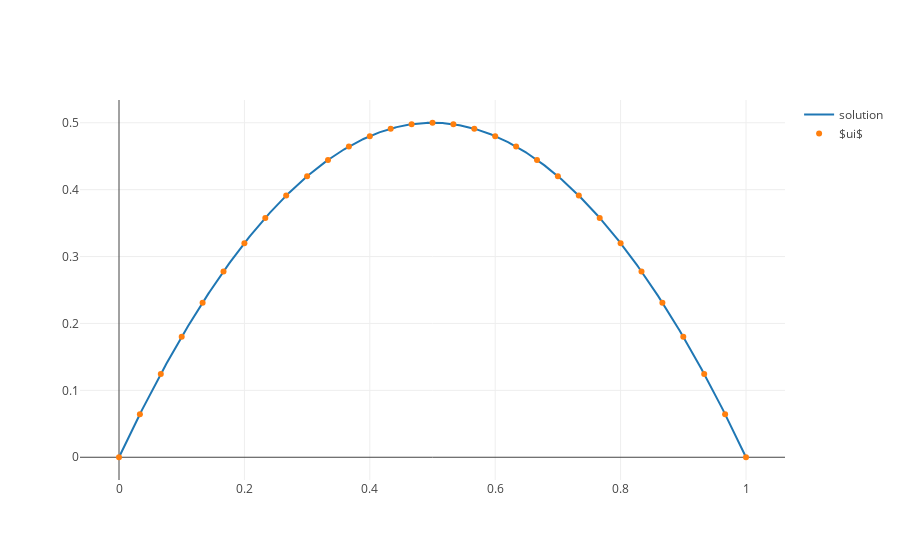

This figure's notebook cell:
### Code cell
x, u = interpolate(ui)


fig = go.Figure(data=[
    go.Scatter(x=x, y=u, mode='lines', name="solution"),
    go.Scatter(x=nodes, y=ui, mode='markers', name="$ui$"),
])
plotly.iplot(fig)

### Figure 1 — Plotly figure (JSON) as saved in the notebook; plotly's stock layout.template omitted (floating-point values rounded to 4 significant figures; data arrays with more than 128 entries replaced by an {"elided": "..."} marker saying what was removed)
{"data": [{"mode": "lines", "name": "solution", "type": "scatter", "uid": "da574f71-d9c3-4cde-9962-9b0e0869e098", "x": {"elided": "500 float values"}, "y": {"elided": "500 float values"}}, {"mode": "markers", "name": "$ui$", "type": "scatter", "uid": "598681c2-4da9-417f-a719-7188a4e30f4e", "x": [0, 0.1, 0.2, 0.3, 0.4, 0.5, 0.6, 0.7, 0.8, 0.9, 1, 0.03333, 0.06667, 0.1333, 0.1667, 0.2333, 0.2667, 0.3333, 0.3667, 0.4333, 0.4667, 0.5333, 0.5667, 0.6333, 0.6667, 0.7333, 0.7667, 0.8333, 0.8667, 0.9333, 0.9667], "y": [0, 0.18, 0.32, 0.42, 0.48, 0.5, 0.48, 0.42, 0.32, 0.18, 0, 0.06444, 0.1244, 0.2311, 0.2778, 0.3578, 0.3911, 0.4444, 0.4644, 0.4911, 0.4978, 0.4978, 0.4911, 0.4644, 0.4444, 0.3911, 0.3578, 0.2778, 0.2311, 0.1244, 0.06444]}], "layout": {}}
